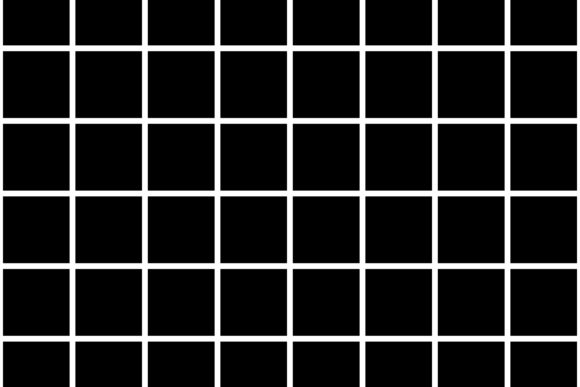
//> input picture Algoritmi Esame/Harris/grid.jpg, 580 x 387 px
$ ./Harris grid.jpg   (built with g++ and OpenCV 4)
//> lines starting //> are read from the running program, lines starting //| are printed output that depends on the picture; after the words box and inside, x2 and y2 are one past the last pixel; in counts of white or black regions, pixels touching at a corner belong together
//> further down, src is the input picture: 387 rows x 580 cols, CV_8UC1; min 0, max 255, mean 38.1
#include <opencv2/opencv.hpp>

using namespace std;
using namespace cv;

const float k = 0.04f;  // costante di Harris (0.04 - 0.06)
const int th = 100;     // soglia su R normalizzato 0-255

void harris(const Mat& src, Mat& dst) {
    // 1) Derivate con Sobel
    Mat Dx, Dy;
    Sobel(src, Dx, CV_32F, 1, 0, 3);
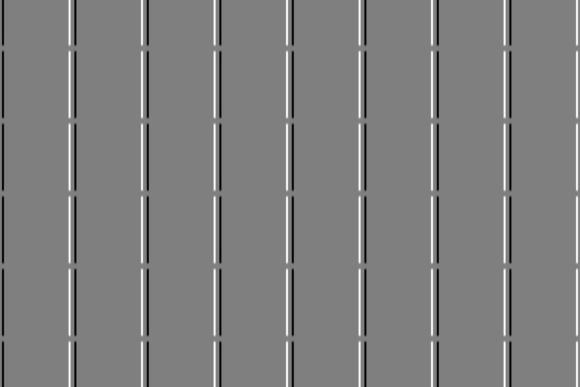
//> Dx: 387 rows x 580 cols, CV_32FC1; min -1020, max 1019, mean 0; drawn with min black and max white
    Sobel(src, Dy, CV_32F, 0, 1, 3);
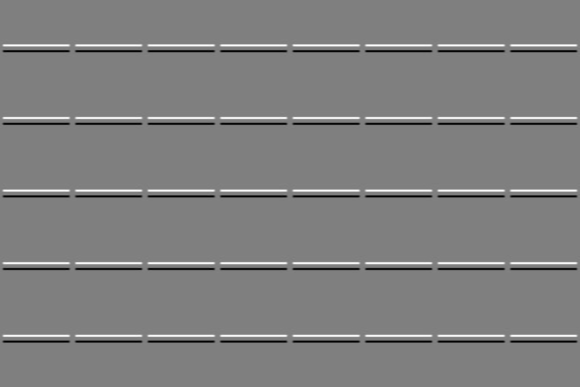
//> Dy: 387 rows x 580 cols, CV_32FC1; min -1020, max 1020, mean 0; drawn with min black and max white

    // 2) Prodotti delle derivate
    Mat Dx2, Dy2, Dxy;
    pow(Dx, 2, Dx2);
    pow(Dy, 2, Dy2);
    multiply(Dx, Dy, Dxy);
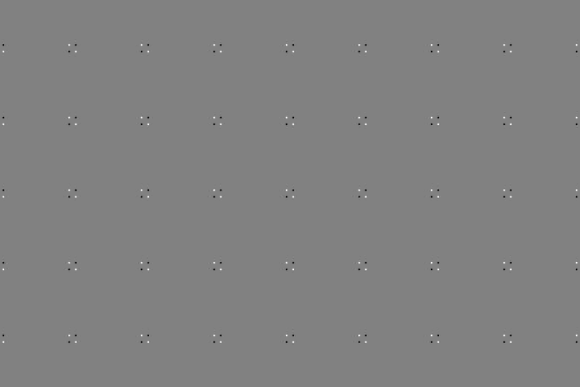
//> Dxy: 387 rows x 580 cols, CV_32FC1; min -423765, max 413368, mean 0.7; drawn with min black and max white

    // 3) Smoothing gaussiano -> elementi della matrice C = [Sx2 Sxy; Sxy Sy2]
    Mat Sx2, Sy2, Sxy;
    GaussianBlur(Dx2, Sx2, Size(7, 7), 2, 2);
    GaussianBlur(Dy2, Sy2, Size(7, 7), 2, 2);
    GaussianBlur(Dxy, Sxy, Size(7, 7), 2, 2);
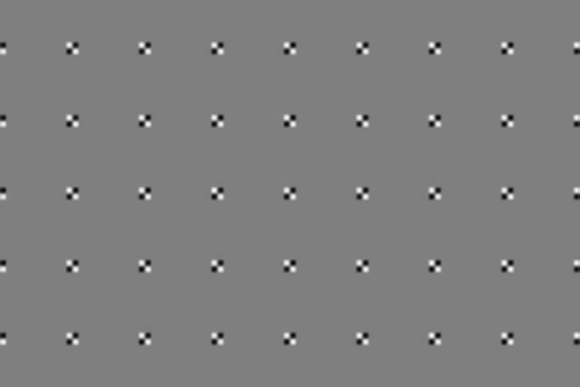
//> Sxy: 387 rows x 580 cols, CV_32FC1; min -44801.7, max 45066.8, mean 0.7; drawn with min black and max white

    // 4) R = det(C) - k * trace(C)^2
    Mat SxSy, Sxy2, trace2;
    multiply(Sx2, Sy2, SxSy);
    multiply(Sxy, Sxy, Sxy2);
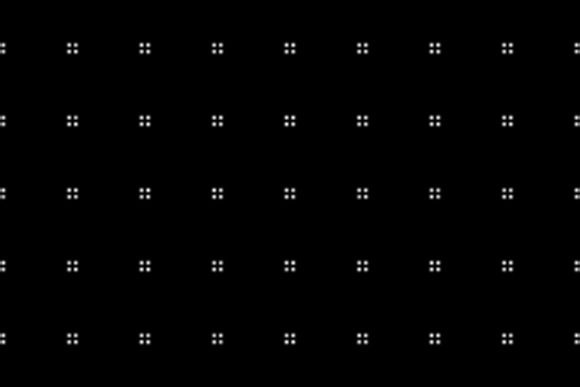
//> Sxy2: 387 rows x 580 cols, CV_32FC1; min 0, max 2.03e+09, mean 17042348; drawn with min black and max white
    pow(Sx2 + Sy2, 2, trace2);
    Mat R = (SxSy - Sxy2) - k * trace2;
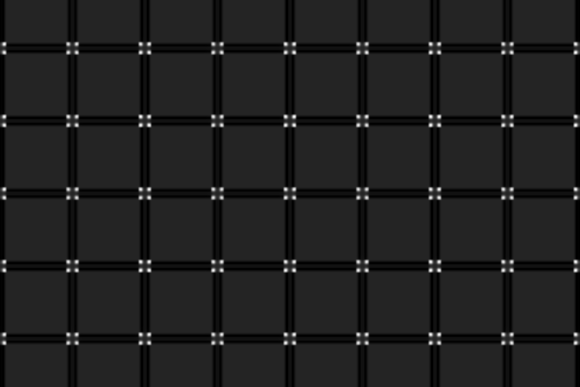
//> R: 387 rows x 580 cols, CV_32FC1; min -4.52e+09, max 2.73e+10, mean -517652320; drawn with min black and max white

    // 5) Normalizzo R e cerchio i punti sopra soglia
    normalize(R, R, 0, 255, NORM_MINMAX, CV_32F);
    dst = src.clone();
    for (int y = 0; y < R.rows; y++)
        for (int x = 0; x < R.cols; x++)
            if (R.at<float>(y, x) > th)
                circle(dst, Point(x, y), 5, Scalar(255), 2);
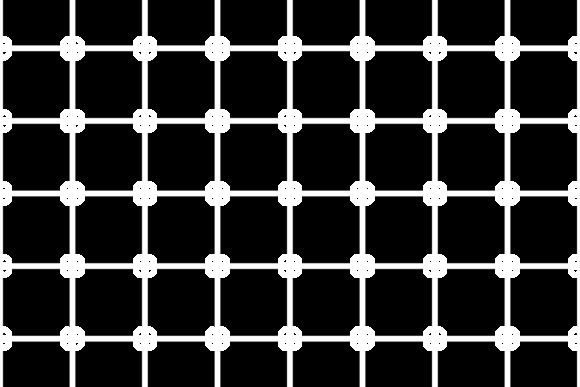
//> dst: 387 rows x 580 cols, CV_8UC1; 7.61% of pixels changed, all inside (x1, y1, x2, y2) = (0, 36, 580, 351)
}

int main(int argc, char** argv) {
    Mat src = imread(argv[1], IMREAD_GRAYSCALE);
    if (src.empty()) return -1;

    Mat dst;
    harris(src, dst);

    imshow("src", src);
    imshow("harris", dst);
    waitKey(0);
    return 0;
}
